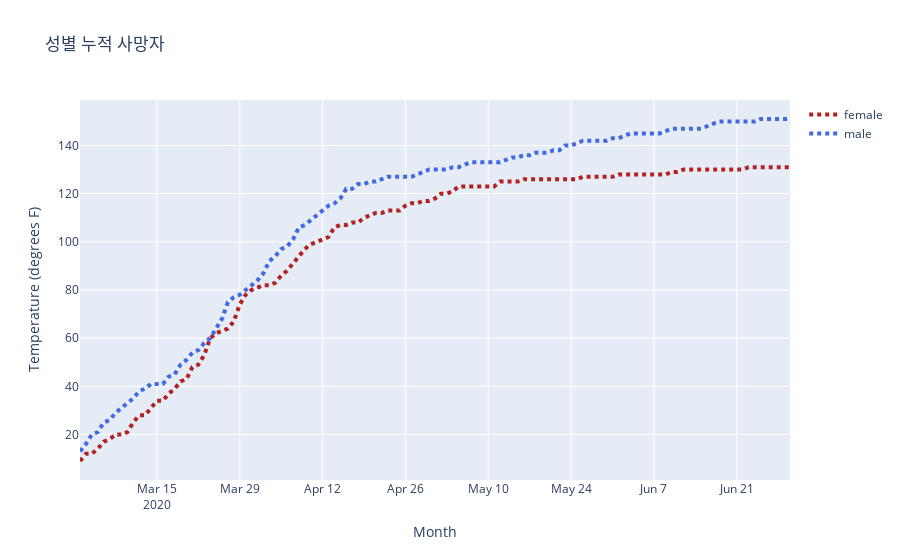

The notebook cell this image was saved under:
### Code cell
fig = go.Figure()

fig.add_trace(go.Scatter(x = female_data['date'], y = female_data['deceased'], name='female',
                         line = dict(color='firebrick', width=4, dash='dot')))

fig.add_trace(go.Scatter(x = male_data['date'], y = male_data['deceased'], name='male',
                         line=dict(color='royalblue', width=4, dash='dot')))

# Edit the layout
fig.update_layout(title='성별 누적 사망자',
                   xaxis_title='Month',
                   yaxis_title='Temperature (degrees F)')


fig.show()
